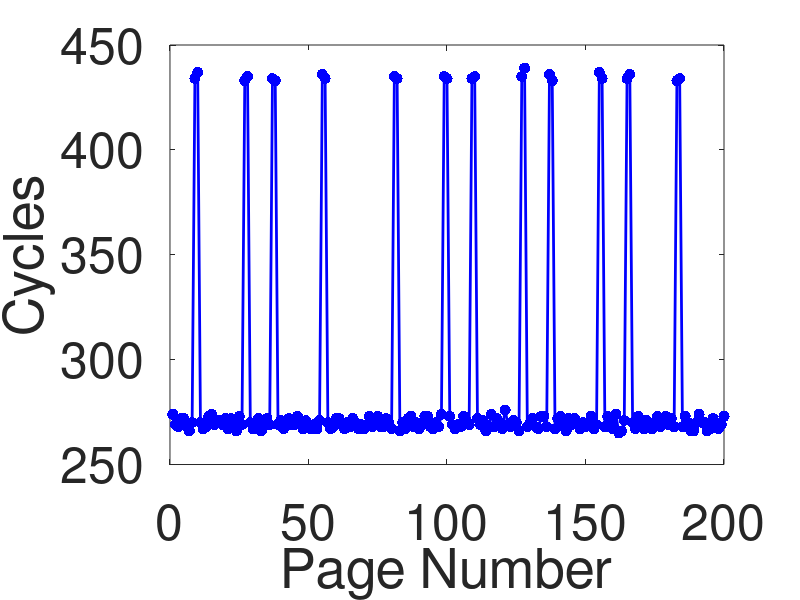

Source code (MATLAB):
close all;
clear all;
clc;

c = importdata("c.txt");

plot(c(1200:1400), '-b.', 'LineWidth', 2, 'MarkerSize', 24)
xlim([0 200])
xlabel('Page Number')
ylabel('Cycles')
set(gca,'FontSize',36)